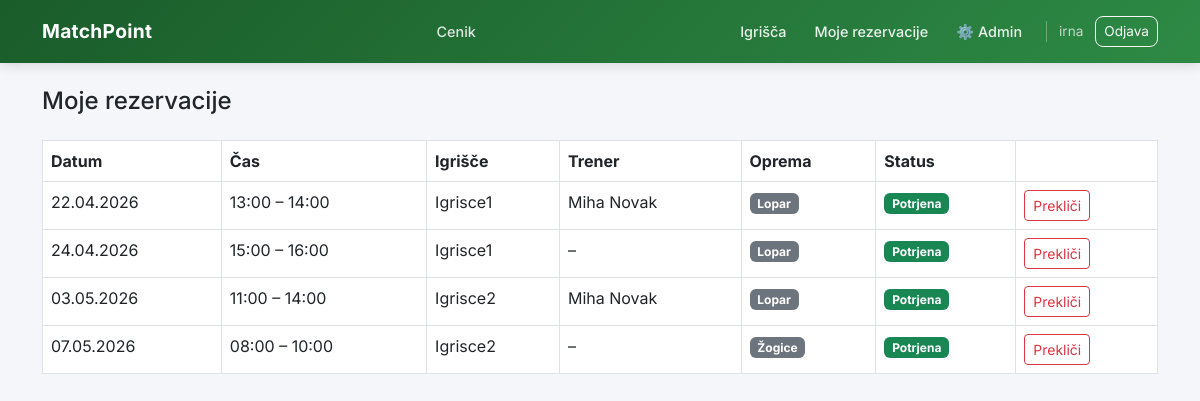
The page /moje/ (signed in) on the database as committed earlier.
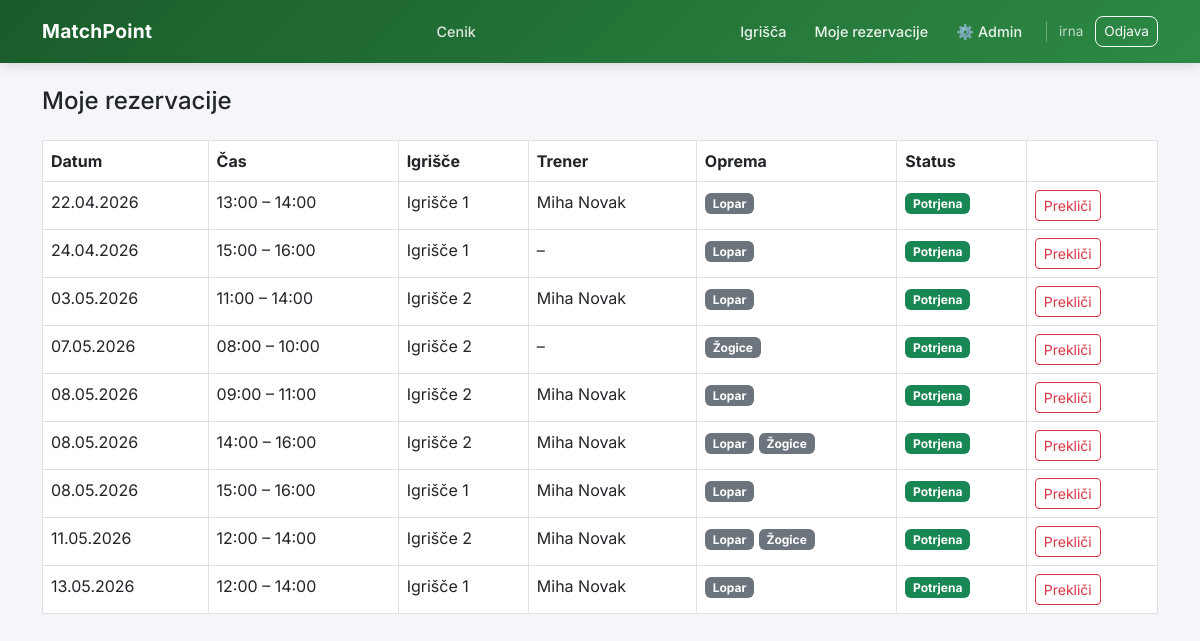
The same page on the database as committed later.
### rezervacije/models.py (models this page shows, shortened)
class User(AbstractUser):
    class Role(models.TextChoices):
        UPORABNIK    = 'uporabnik',    'Uporabnik'
        TRENER       = 'trener',       'Trener'
        ADMINISTRATOR = 'administrator', 'Administrator'
    role = models.CharField(max_length=20, choices=Role.choices, default=Role.UPORABNIK)
    telefon = models.CharField(max_length=20, blank=True)
    cena_ura = models.DecimalField(max_digits=6, decimal_places=2, default=45.00)
    def je_trener(self):
        return self.role == self.Role.TRENER
    def je_admin(self):
        return self.role == self.Role.ADMINISTRATOR

class Rezervacija(models.Model):
    class Status(models.TextChoices):
        CAKAJOCA  = 'cakajoca',  'Čakajoča'
        POTRJENA  = 'potrjena',  'Potrjena'
        ZAVRNJENA = 'zavrnjena', 'Zavrnjena'
        PREKLICANA = 'preklicana', 'Preklicana'
    uporabnik  = models.ForeignKey(User, on_delete=models.CASCADE, related_name='rezervacije')
    igrisca    = models.ForeignKey(Igrisca, on_delete=models.CASCADE)
    datum      = models.DateField()
    ura_zacetek = models.TimeField()
    ura_konec   = models.TimeField()
    status     = models.CharField(max_length=20, choices=Status.choices, default=Status.POTRJENA)
    ustvarjena = models.DateTimeField(auto_now_add=True)
    trener     = models.ForeignKey(
        User, on_delete=models.SET_NULL, null=True, blank=True,
        related_name='treningi', limit_choices_to={'role': 'trener'}
    )
    oprema     = models.ManyToManyField(Oprema, blank=True)
    class Meta:
        unique_together = ['igrisca', 'datum', 'ura_zacetek']

class Igrisca(models.Model):
    class Povrsina(models.TextChoices):
        PESEK  = 'pesek',  'Pesek'
        TRAVA  = 'trava',  'Trava'
        TRDA   = 'trda',   'Trda podlaga'
    ime       = models.CharField(max_length=50)
    povrsina  = models.CharField(max_length=20, choices=Povrsina.choices, default=Povrsina.TRDA)
    aktivno   = models.BooleanField(default=True)        # admin lahko deaktivira
    cena_ura = models.DecimalField(max_digits=6, decimal_places=2, default=10.00)

class Oprema(models.Model):
    ime        = models.CharField(max_length=100)
    kolicina   = models.PositiveIntegerField(default=1)
    cena_ura   = models.DecimalField(max_digits=6, decimal_places=2)
    aktivno    = models.BooleanField(default=True)

### rezervacije/views.py (the view)
# urls.py: path('moje/', views.moje_rezervacije, name='moje_rezervacije'),
@login_required
def moje_rezervacije(request):
    rezervacije = Rezervacija.objects.filter(
        uporabnik=request.user
    ).exclude(status='preklicana').order_by('datum', 'ura_zacetek')
    return render(request, 'moje_rezervacije.html', {'rezervacije': rezervacije})

### rezervacije/templates/moje_rezervacije.html
{% extends 'base.html' %}
{% block content %}
<h4 class="mb-4">Moje rezervacije</h4>
{% if rezervacije %}
<div class="table-responsive">
<table class="table table-bordered table-hover">
    <thead style="background:#1a5c2a; color:white;">
        <tr>
            <th>Datum</th>
            <th>Čas</th>
            <th>Igrišče</th>
            <th>Trener</th>
            <th>Oprema</th>
            <th>Status</th>
            <th></th>
        </tr>
    </thead>
    <tbody>
        {% for r in rezervacije %}
        <tr>
            <td>{{ r.datum|date:'d.m.Y' }}</td>
            <td>{{ r.ura_zacetek|time:'H:i' }} – {{ r.ura_konec|time:'H:i' }}</td>
            <td>{{ r.igrisca.ime }}</td>
            <td>{{ r.trener.get_full_name|default:'–' }}</td>
            <td>
                {% for o in r.oprema.all %}
                    <span class="badge bg-secondary">{{ o.ime }}</span>
                {% empty %}–
                {% endfor %}
            </td>
            <td>
                {% if r.status == 'potrjena' %}
                    <span class="badge bg-success">Potrjena</span>
                {% elif r.status == 'cakajoca' %}
                    <span class="badge bg-warning text-dark">Čaka potrditev</span>
                {% endif %}
            </td>
            <td>
                <a href="{% url 'preklic' r.id %}"
                   class="btn btn-outline-danger btn-sm"
                   onclick="return confirm('Želite preklicati?')">Prekliči</a>
            </td>
        </tr>
        {% endfor %}
    </tbody>
</table>
</div>
{% else %}
    <p class="text-muted">Nimate še nobene rezervacije.
        <a href="{% url 'grid' %}">Rezerviraj termin</a>
    </p>
{% endif %}
{% endblock %}

### rezervacije/templates/base.html (shortened to what this page needs)
<!DOCTYPE html>
<html lang="sl">
<head>
    <link href="https://cdn.jsdelivr.net/npm/bootstrap@5.3.0/dist/css/bootstrap.min.css" rel="stylesheet">
</head>
<body>
<nav class="navbar navbar-expand-lg mb-4">
    <div class="container">
        <a class="navbar-brand"> MatchPoint</a>
        <a class="nav-link ms-3" href="{% url 'cenik' %}" style="color:rgba(255,255,255,0.85) !important;"> Cenik</a>
        <div class="d-flex gap-1 align-items-center">
            {% if user.is_authenticated %}
                <a class="nav-link" href="{% url 'grid' %}">Igrišča</a>
                <a class="nav-link" href="{% url 'moje_rezervacije' %}">Moje rezervacije</a>
                {% if user.je_admin %}
                    <a class="nav-link" href="/admin/">⚙️ Admin</a>
                {% endif %}
                <span class="nav-username ms-2">{{ user.username }}</span>
                <a class="btn btn-outline-light btn-sm ms-2" style="border-radius:8px; font-size:0.85rem;" href="{% url 'odjava' %}">Odjava</a>
            {% else %}
                <a class="btn btn-outline-light btn-sm" style="border-radius:8px;" href="{% url 'prijava' %}">Prijava</a>
                <a class="btn btn-light btn-sm ms-1" style="border-radius:8px; color:#1a5c2a; font-weight:600;" href="{% url 'registracija' %}">Registracija</a>
            {% endif %}
        </div>
    </div>
</nav>
<div class="container">
    {% block content %}{% endblock %}
</div>
</body>
</html>

### rezervacije/templates/base.html (style rules this page uses)
* { font-family: 'Inter', sans-serif; }
body { background: #f4f6f9; }
.navbar { background: linear-gradient(135deg, #1a5c2a, #2d8a45) !important; box-shadow: 0 2px 12px rgba(0,0,0,0.15); padding: 12px 0; }
.navbar-brand { color: white !important; font-size: 1.2rem; font-weight: 700; letter-spacing: 0.3px; }
.nav-link { color: rgba(255,255,255,0.9) !important; font-size: 0.9rem; font-weight: 500; padding: 6px 12px !important; border-radius: 6px; transition: background 0.2s; }
.nav-username { color: rgba(255,255,255,0.7); font-size: 0.85rem; border-left: 1px solid rgba(255,255,255,0.3); padding-left: 12px; }

Rows that differ between the two databases and show on the page:
changed through a linked row, Rezervacija (number 1 of 9 on the later page): igrisca.ime "Igrisce1" → "Igrišče 1"
changed through a linked row, Rezervacija (number 2 of 9 on the later page): igrisca.ime "Igrisce1" → "Igrišče 1"
changed through a linked row, Rezervacija (number 3 of 9 on the later page): igrisca.ime "Igrisce2" → "Igrišče 2"
changed through a linked row, Rezervacija (number 4 of 9 on the later page): igrisca.ime "Igrisce2" → "Igrišče 2"
added Rezervacija: datum "08.05.2026", ura_zacetek "09:00", ura_konec "11:00", igrisca.ime "Igrišče 2", trener.get_full_name "Miha Novak", status "Potrjena", Oprema (ime "Lopar")
added Rezervacija: datum "08.05.2026", ura_zacetek "14:00", ura_konec "16:00", igrisca.ime "Igrišče 2", trener.get_full_name "Miha Novak", status "Potrjena", Oprema (ime "Lopar"), Oprema (ime "Žogice")
added Rezervacija: datum "08.05.2026", ura_zacetek "15:00", ura_konec "16:00", igrisca.ime "Igrišče 1", trener.get_full_name "Miha Novak", status "Potrjena", Oprema (ime "Lopar")
added Rezervacija: datum "11.05.2026", ura_zacetek "12:00", ura_konec "14:00", igrisca.ime "Igrišče 2", trener.get_full_name "Miha Novak", status "Potrjena", Oprema (ime "Lopar"), Oprema (ime "Žogice")
added Rezervacija: datum "13.05.2026", ura_zacetek "12:00", ura_konec "14:00", igrisca.ime "Igrišče 1", trener.get_full_name "Miha Novak", status "Potrjena", Oprema (ime "Lopar")
